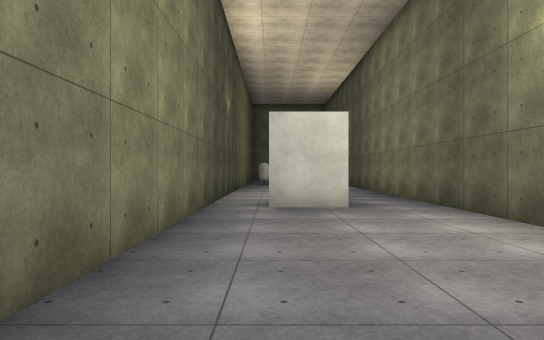
[1] (above)

13 first-person views from a walk through a Unity game level. The camera is 1.4 m above the floor, looks level and sees 70° across. Doors are open. The floor is counted in squares, 2 m on a side. Each view is taken from the middle of a square. On the plan, view 1 faces up. The plan holds only what a view shows up to about 11 squares ahead; the rest is blank. The place goes on beyond the plan. The player is left out. Surface patterns are stand-ins for the level's own textures.

[2]
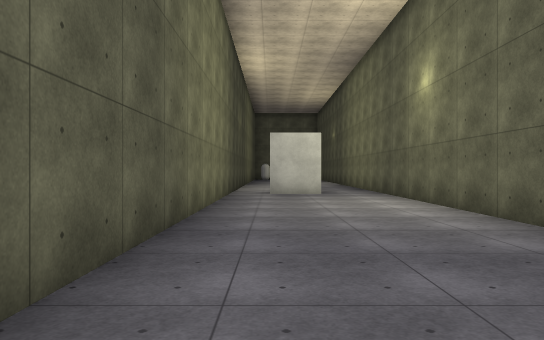

[3]
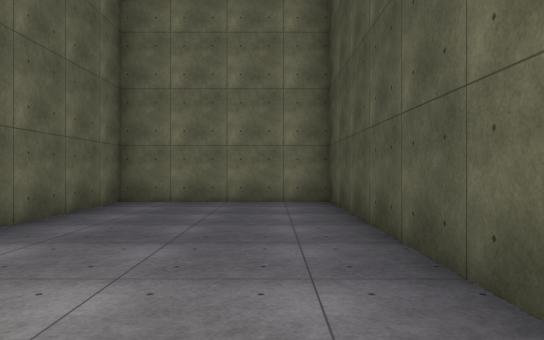

[4]
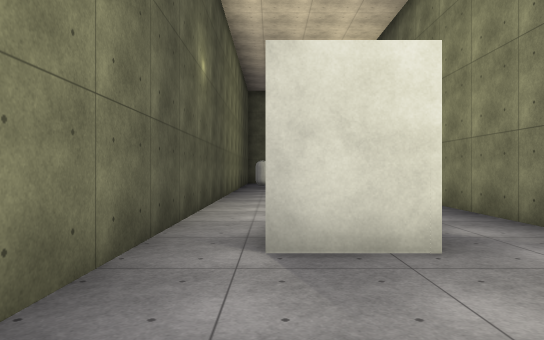

[5]
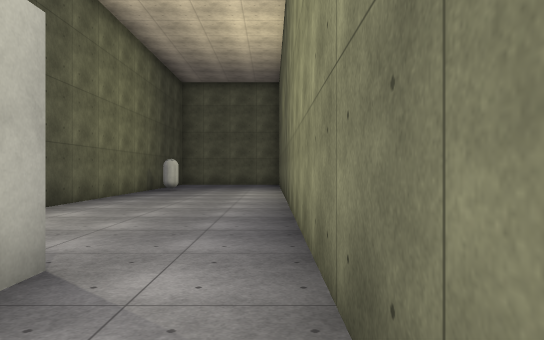

[6]
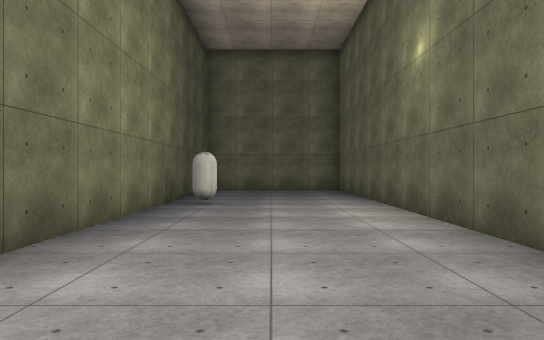

[7]
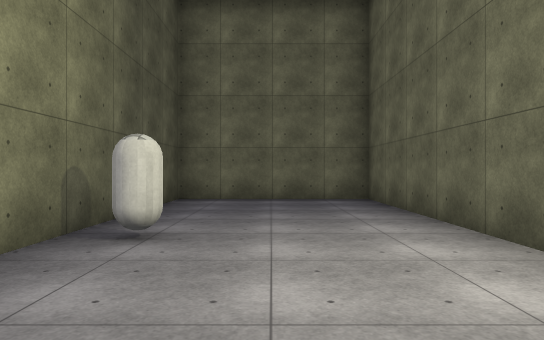

[8]
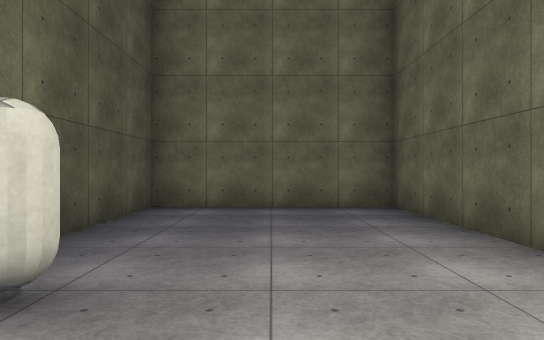

[9]
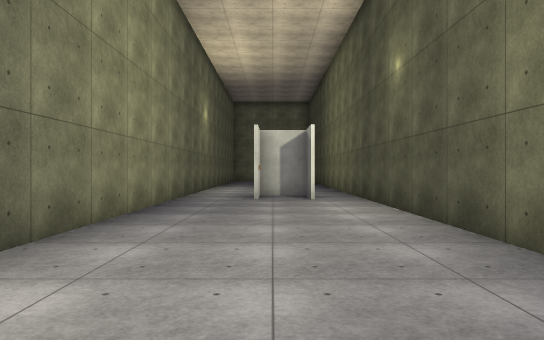

[10]
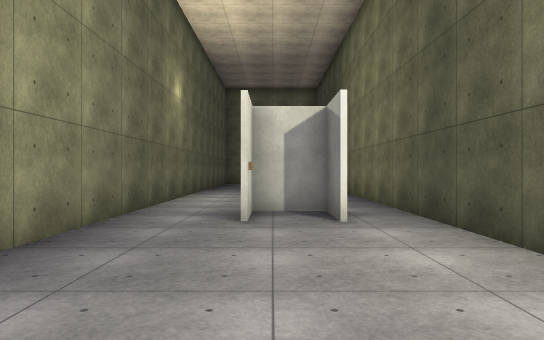

[11]
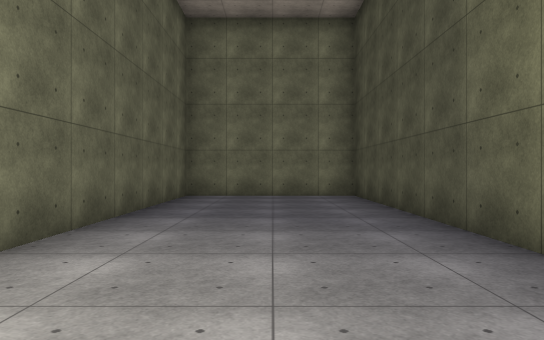

[12]
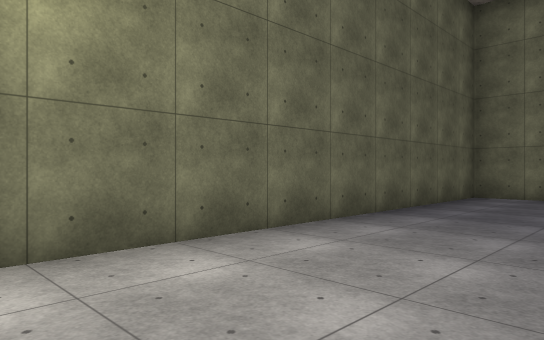

[13]
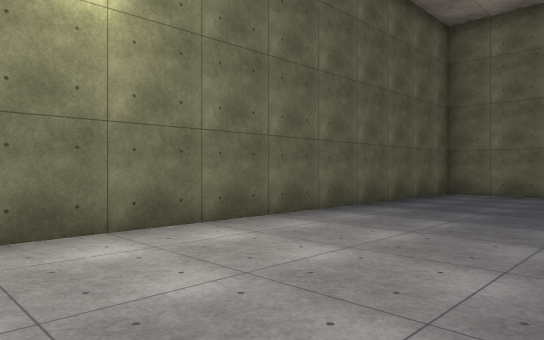

### Floor plan
Ten units are one square. View 1 is at (0, 0); x grows to the right and y downward. Boxes are objects, and circles mark ways between rooms. Rooms are numbered by the first view taken in them; rooms with no view inside come last. Other rooms are left out.
<svg viewBox="-17 -249 55 310">
<path fill="none" stroke="#000" d="M5 -73 -1 -73M1 -87 1 -74M-12 -94 -12 56 33 56 33 -104M33 -104 33 -244 -12 -244 -12 -94"/>
<rect x="5" y="-85" width="10" height="10" fill="#bbb"><title>other object</title></rect>
<rect x="-5" y="-195" width="10" height="10" fill="#bbb"><title>other object</title></rect>
<circle cx="-10" cy="-85" r="3" fill="#2a7"/>
<circle cx="25" cy="-95" r="3" fill="#2a7"/>
<circle cx="5" cy="-90" r="3" fill="#2a7"/>
<text x="10" y="-20">1</text>
<text x="10" y="-170">2</text>
</svg>
Room 1 opens to room 2.

Where each view was taken, in squares from view 1:
view 1: 0 up, 0 right, facing up
view 2: 4 down, 0 right, facing up
view 3: 3 up, 0 right, facing down
view 4: 4 up, 0 right, facing up
view 5: 6 up, 3 right, facing up
view 6: 11 up, 1 right, facing up
view 7: 15 up, 1 right, facing up
view 8: 17 up, 1 right, facing up
view 9: 18 up, 1 right, facing down
view 10: 14 up, 1 right, facing down
view 11: 5 up, 1 right, facing down
view 12: 5 up, 0 right, facing down-right
view 13: 6 up, 1 left, facing down-right
